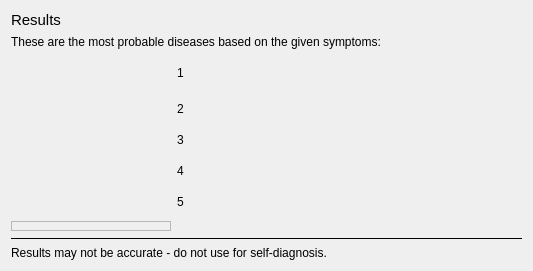
<?xml version="1.0" encoding="UTF-8"?>
<ui version="4.0">
 <class>Form</class>
 <widget class="QWidget" name="Form">
  <property name="geometry">
   <rect>
    <x>0</x>
    <y>0</y>
    <width>533</width>
    <height>271</height>
   </rect>
  </property>
  <property name="windowTitle">
   <string>Results</string>
  </property>
  <layout class="QGridLayout" name="gridLayout">
   <item row="3" column="1">
    <widget class="QLabel" name="lblSecond">
     <property name="sizePolicy">
      <sizepolicy hsizetype="Preferred" vsizetype="Fixed">
       <horstretch>0</horstretch>
       <verstretch>0</verstretch>
      </sizepolicy>
     </property>
     <property name="text">
      <string>2</string>
     </property>
    </widget>
   </item>
   <item row="1" column="0" colspan="2">
    <widget class="QLabel" name="label_7">
     <property name="sizePolicy">
      <sizepolicy hsizetype="Preferred" vsizetype="Fixed">
       <horstretch>0</horstretch>
       <verstretch>0</verstretch>
      </sizepolicy>
     </property>
     <property name="text">
      <string>These are the most probable diseases based on the given symptoms:</string>
     </property>
    </widget>
   </item>
   <item row="6" column="1">
    <widget class="QLabel" name="lblFifth">
     <property name="sizePolicy">
      <sizepolicy hsizetype="Expanding" vsizetype="Fixed">
       <horstretch>0</horstretch>
       <verstretch>0</verstretch>
      </sizepolicy>
     </property>
     <property name="text">
      <string>5</string>
     </property>
    </widget>
   </item>
   <item row="4" column="1">
    <widget class="QLabel" name="lblThird">
     <property name="sizePolicy">
      <sizepolicy hsizetype="Expanding" vsizetype="Fixed">
       <horstretch>0</horstretch>
       <verstretch>0</verstretch>
      </sizepolicy>
     </property>
     <property name="text">
      <string>3</string>
     </property>
    </widget>
   </item>
   <item row="7" column="0">
    <widget class="QFrame" name="frame">
     <property name="sizePolicy">
      <sizepolicy hsizetype="Preferred" vsizetype="Expanding">
       <horstretch>0</horstretch>
       <verstretch>0</verstretch>
      </sizepolicy>
     </property>
     <property name="frameShape">
      <enum>QFrame::Shape::StyledPanel</enum>
     </property>
     <property name="frameShadow">
      <enum>QFrame::Shadow::Raised</enum>
     </property>
    </widget>
   </item>
   <item row="9" column="0" colspan="2">
    <widget class="QLabel" name="label_8">
     <property name="text">
      <string>Results may not be accurate - do not use for self-diagnosis.</string>
     </property>
    </widget>
   </item>
   <item row="5" column="1">
    <widget class="QLabel" name="lblFourth">
     <property name="sizePolicy">
      <sizepolicy hsizetype="Expanding" vsizetype="Fixed">
       <horstretch>0</horstretch>
       <verstretch>0</verstretch>
      </sizepolicy>
     </property>
     <property name="text">
      <string>4</string>
     </property>
    </widget>
   </item>
   <item row="0" column="0">
    <widget class="QLabel" name="label_5">
     <property name="sizePolicy">
      <sizepolicy hsizetype="Preferred" vsizetype="Minimum">
       <horstretch>0</horstretch>
       <verstretch>0</verstretch>
      </sizepolicy>
     </property>
     <property name="maximumSize">
      <size>
       <width>16777215</width>
       <height>18</height>
      </size>
     </property>
     <property name="font">
      <font>
       <pointsize>11</pointsize>
      </font>
     </property>
     <property name="text">
      <string>Results</string>
     </property>
    </widget>
   </item>
   <item row="8" column="0" colspan="2">
    <widget class="Line" name="line">
     <property name="frameShadow">
      <enum>QFrame::Shadow::Plain</enum>
     </property>
     <property name="orientation">
      <enum>Qt::Orientation::Horizontal</enum>
     </property>
    </widget>
   </item>
   <item row="2" column="0" rowspan="5">
    <widget class="QFrame" name="frmWindrose">
     <property name="sizePolicy">
      <sizepolicy hsizetype="Fixed" vsizetype="Fixed">
       <horstretch>1</horstretch>
       <verstretch>1</verstretch>
      </sizepolicy>
     </property>
     <property name="minimumSize">
      <size>
       <width>160</width>
       <height>160</height>
      </size>
     </property>
     <property name="frameShape">
      <enum>QFrame::Shape::Box</enum>
     </property>
     <property name="frameShadow">
      <enum>QFrame::Shadow::Plain</enum>
     </property>
     <property name="lineWidth">
      <number>0</number>
     </property>
     <layout class="QVBoxLayout" name="verticalLayout_2"/>
    </widget>
   </item>
   <item row="2" column="1">
    <widget class="QLabel" name="lblFirst">
     <property name="sizePolicy">
      <sizepolicy hsizetype="Expanding" vsizetype="Fixed">
       <horstretch>0</horstretch>
       <verstretch>0</verstretch>
      </sizepolicy>
     </property>
     <property name="text">
      <string>1</string>
     </property>
    </widget>
   </item>
  </layout>
 </widget>
 <resources/>
 <connections/>
</ui>
